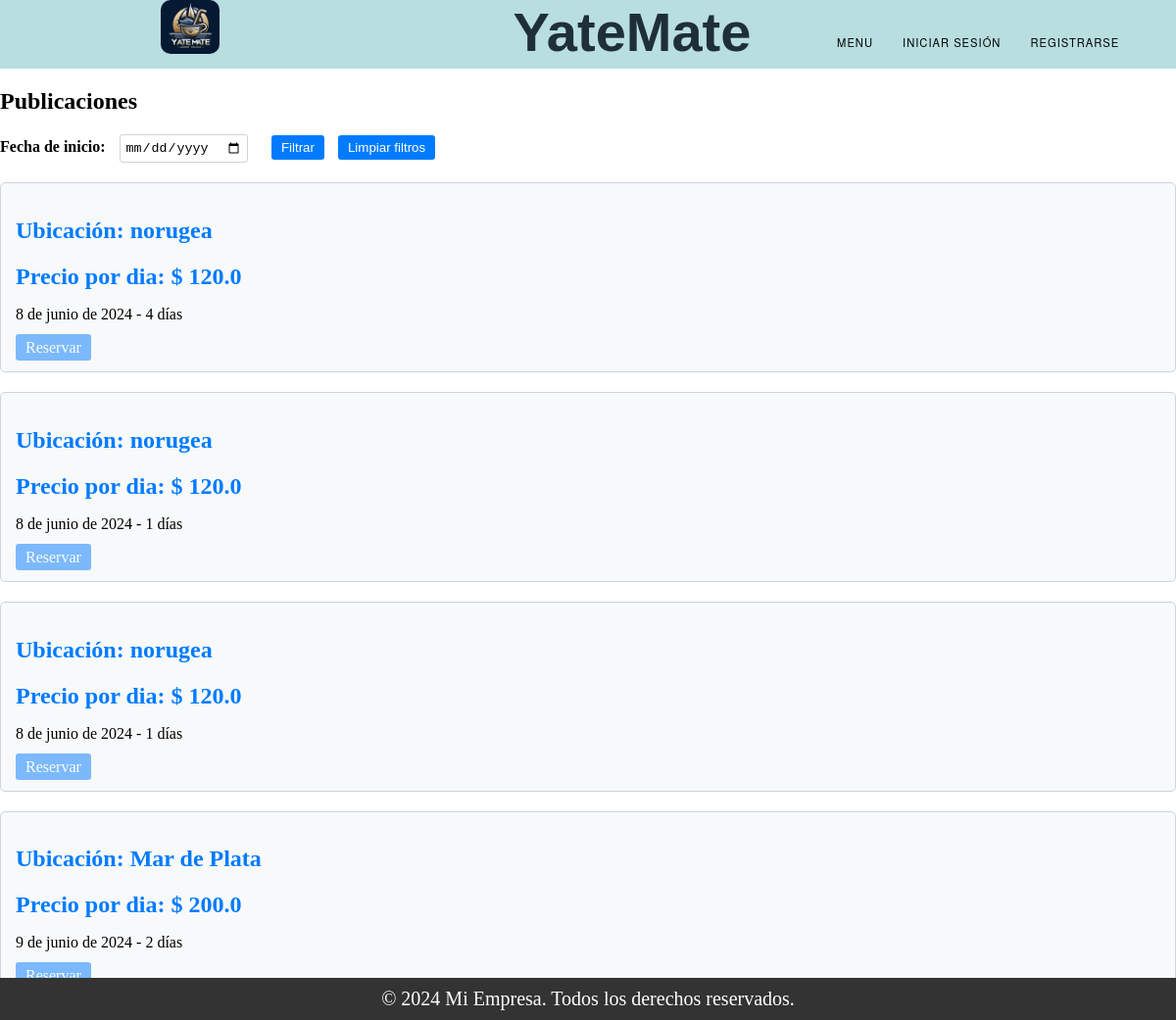
/list_amarra/, run on an earlier commit of the app's database.
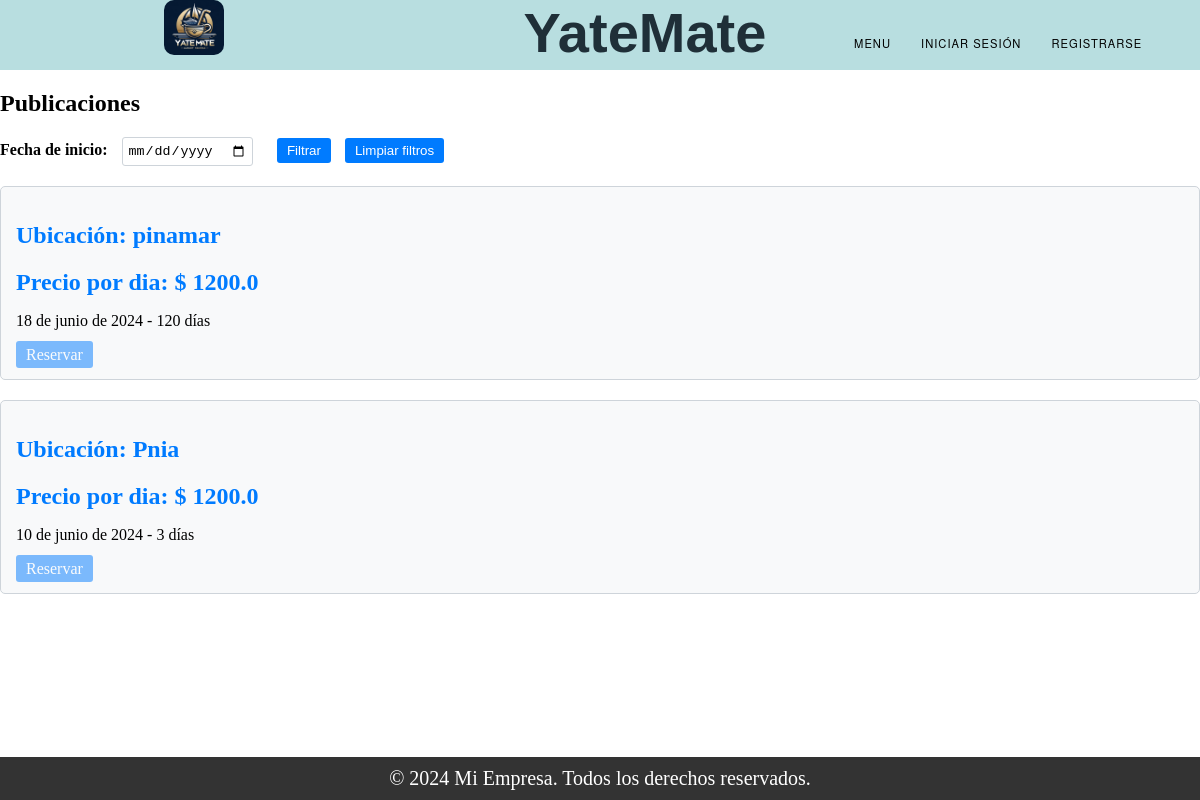
And on a later commit of the database.
### Amarra/models.py (models this page shows, shortened)
class Publicacion_Amarra(models.Model):
    ESTADOS = (
        ('Vigente', 'Vigente'),
        ('En Proceso', 'En Proceso'),
        ('Finalizado', 'Finalizado'),
    )
    dueño = models.ForeignKey(User, on_delete=models.CASCADE, null=True)
    precio = models.TextField()
    fecha_inicio = models.DateField()
    cant_dias = models.TextField()
    ubicacion = models.TextField()
    cant_dias_disponibles = models.TextField(null=True)
    estado = models.CharField(max_length=20, choices=ESTADOS, default='Vigente')
    def actualizar_dias_disponibles(self):
        hoy = timezone.now().date()
        diferencia_dias = (hoy - self.fecha_inicio).days
        if diferencia_dias > 0:
            dias_disponibles = int(float(self.cant_dias)) - diferencia_dias
            reservas = Reserva.objects.filter(publicacion=self)
            total_reserved_days = sum([int(reserva.cant_dias) for reserva in reservas])
            self.cant_dias_disponibles = str(dias_disponibles - total_reserved_days)
        else:
            dias_disponibles = int(self.cant_dias)
            reservas = Reserva.objects.filter(publicacion=self)
            total_reserved_days = sum([int(reserva.cant_dias) for reserva in reservas])
            self.cant_dias_disponibles = str(dias_disponibles - total_reserved_days)
        if int(self.cant_dias_disponibles) <= 0:
            self.cant_dias_disponibles = '0'
            self.estado = 'En Proceso'
        else:
            self.estado = 'Vigente'
        self.save()

### Amarra/views.py (the view)
# urls.py: path('list_amarra/', views.list_amarra, name="list_amarra"),
def list_amarra(request):
    if request.method == 'GET' and 'fecha_inicio' in request.GET:
        fecha_inicio = request.GET.get('fecha_inicio')
        try:
            fecha_inicio = datetime.strptime(fecha_inicio, '%Y-%m-%d').date()
            if fecha_inicio < timezone.now().date():
                messages.error(request, 'La fecha no puede ser en el pasado.')
                return redirect('list_amarra')
        except ValueError:
            messages.error(request, 'Formato de fecha inválido.')
            return redirect('list_amarra')
        Amarras = Publicacion_Amarra.objects.filter(fecha_inicio__lte=fecha_inicio)
        Amarras = [amarra for amarra in Amarras if amarra.is_available_on(fecha_inicio)]
    else:
        usuario_id = request.session.get('user_id')
        if usuario_id:
            usuario = get_object_or_404(User, id=usuario_id)
            Amarras = Publicacion_Amarra.objects.exclude(dueño=usuario)
        else:
            Amarras = Publicacion_Amarra.objects.all()
        Amarras = [amarra for amarra in Amarras if int(amarra.cant_dias_disponibles) > 0]
    for amarra in Amarras:
        amarra.actualizar_dias_disponibles()
    return render(request, "list_amarra.html", {'objetos': Amarras})

### Trueque/context_processors.py (called while the page is built)
def conversaciones_usuario(request):
    user_id = request.session.get('user_id')
    if user_id:
        conversaciones = Conversacion.objects.filter(Q(dueño_publicacion=user_id) | Q(solicitante=user_id))
        return {'conversaciones_usuario': conversaciones}
    else:
        return {'conversaciones_usuario': []}

### Amarra/templates/list_amarra.html (shortened to what this page needs)
{% extends "base.html" %}
{% block content %}
{% if objetos %}
    <h2>Publicaciones</h2>
    <form id="filtroForm" method="GET" action="">
        <div class="filter-form">
            <label for="fecha_inicio">Fecha de inicio:</label>
            <input type="date" id="fecha_inicio" name="fecha_inicio" min="{{ fecha_actual }}" max="{{ ultima_fecha }}" />
            <button type="button" onclick="validarFechas()">Filtrar</button>
            <button type="button" onclick="limpiarFiltros()">Limpiar filtros</button>
        </div>
    </form>
    <div id="amarras-container">
        {% for amarra in objetos %}
            {% if amarra.estado == 'Vigente' %}
                <div class="card" data-fecha="{{ amarra.fecha_inicio }}">
                    <h2 class="card-title">Ubicación: {{ amarra.ubicacion }} </h2>
                    <h2 class="card-title">Precio por dia: $ {{ amarra.precio }}</h2>
                    <p>{{ amarra.fecha_inicio }} - {{ amarra.cant_dias_disponibles}} días</p>
                    {% if request.session.user_type == 'Usuario' or request.session.user_type == 'Cliente' %}
                        {% if request.session.user_id !=  amarra.dueño.id %}
                        <a href="{% url 'crear_reserva' publicacion_id=amarra.id %}" class="btn-card">Reservar</a>
                        {% endif %}
                    {%else%}
                    <a type="button" style="opacity: 0.5 ;" class="btn btn-card mt-3" disabled>Reservar</a>
                    {% endif %}
                </div>
            {% endif %}
        {% endfor %}
    </div>
{% else %}
    <p>No hay amarras temporales disponibles</p>
{% endif %}
{% endblock %}

What changed in the data, as far as the page shows it:
no longer on this page (row edited): Publicacion_Amarra: ubicacion "norugea", precio "120.0", fecha_inicio "8 de junio de 2024", cant_dias_disponibles "4"
removed Publicacion_Amarra: ubicacion "norugea", precio "120.0", fecha_inicio "8 de junio de 2024", cant_dias_disponibles "1"
removed Publicacion_Amarra: ubicacion "norugea", precio "120.0", fecha_inicio "8 de junio de 2024", cant_dias_disponibles "1"
removed Publicacion_Amarra: ubicacion "Mar de Plata", precio "200.0", fecha_inicio "9 de junio de 2024", cant_dias_disponibles "2"
added Publicacion_Amarra: ubicacion "pinamar", precio "1200.0", fecha_inicio "18 de junio de 2024", cant_dias_disponibles "120"
added Publicacion_Amarra: ubicacion "Pnia", precio "1200.0", fecha_inicio "10 de junio de 2024", cant_dias_disponibles "3"
